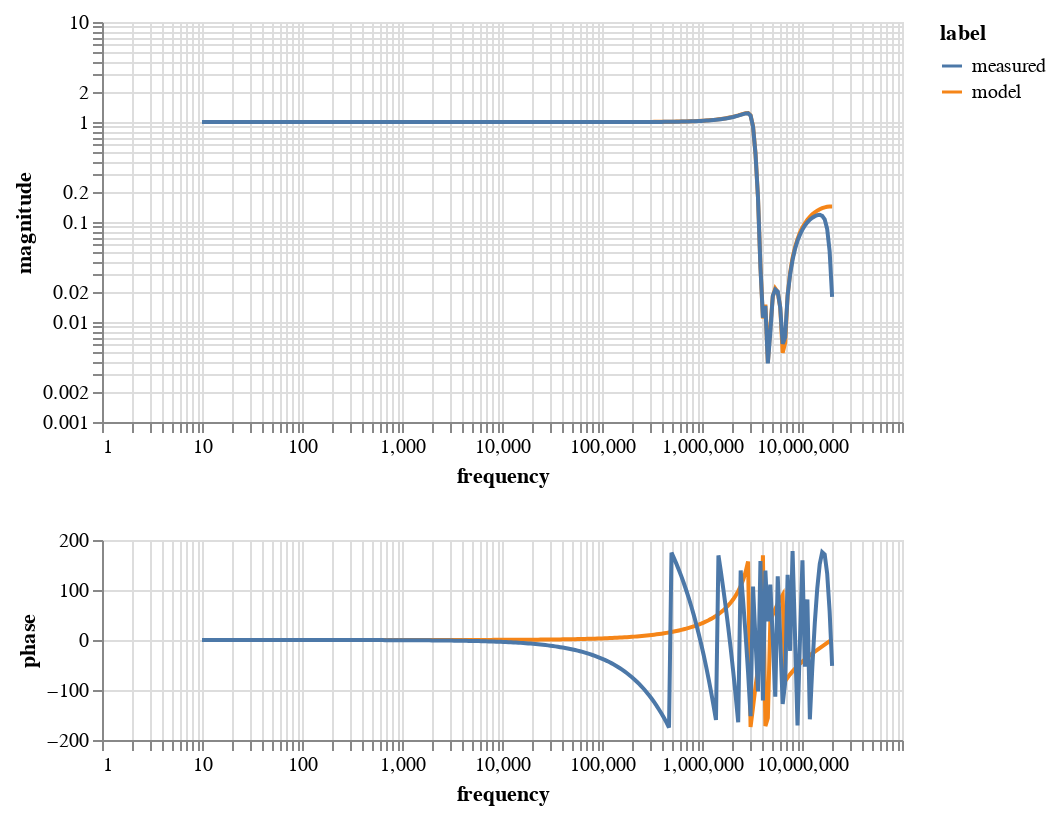

Notebook code for this chart:
### Code cell
magnitudechart = alt.Chart(df).mark_line().encode(
    x=alt.X('frequency:Q').scale(type="log"),
    y=alt.Y('magnitude:Q').scale(type="log"),
    color='label:N',
).properties(
    width=400,
    height=200
)

phasechart = alt.Chart(df).mark_line().encode(
    x=alt.X('frequency:Q').scale(type="log"),
    y=alt.Y('phase:Q'),
    color='label:N',
).properties(
    width=400,
    height=100
)

alt.vconcat(magnitudechart,phasechart)#.transform_filter(alt.FieldRangePredicate(field='freq', range=[8e6, 1e8]))

### Figure 1 — Vega-Lite specification as saved in the notebook (floating-point values rounded to 4 significant figures; data arrays with more than 128 entries replaced by an {"elided": "..."} marker saying what was removed)
{"config": {"view": {"continuousWidth": 300, "continuousHeight": 300}}, "vconcat": [{"mark": {"type": "line"}, "encoding": {"color": {"field": "label", "type": "nominal"}, "x": {"field": "frequency", "scale": {"type": "log"}, "type": "quantitative"}, "y": {"field": "magnitude", "scale": {"type": "log"}, "type": "quantitative"}}, "height": 200, "width": 400}, {"mark": {"type": "line"}, "encoding": {"color": {"field": "label", "type": "nominal"}, "x": {"field": "frequency", "scale": {"type": "log"}, "type": "quantitative"}, "y": {"field": "phase", "type": "quantitative"}}, "height": 100, "width": 400}], "data": {"name": "data-8214aa005dbf2cc5ddc40ac0cc1b6699"}, "$schema": "https://vega.github.io/schema/vega-lite/v5.16.3.json", "datasets": {"data-8214aa005dbf2cc5ddc40ac0cc1b6699": {"elided": "512 records"}}}
